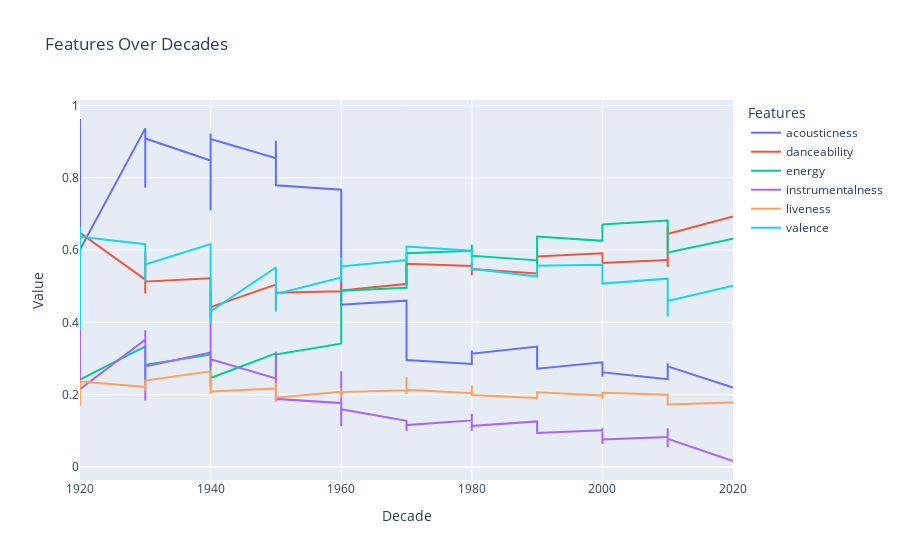

The notebook cell saved with this chart:
### Code cell
import plotly.graph_objects as go
from plotly.subplots import make_subplots


features=['acousticness','danceability','energy','instrumentalness','liveness','valence']


fig = go.Figure()

for feature in features:
    fig.add_trace(go.Scatter(x=year_data['decade'], y=year_data[feature], mode='lines', name=feature))


fig.update_layout(
    title='Features Over Decades',
    xaxis_title='Decade',
    yaxis_title='Value',
    legend_title='Features',
    hovermode='x unified'
)


fig.show()
